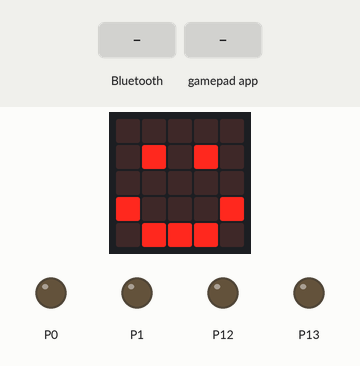
Recording of a program running on a simulated BBC micro:bit (MakeCode). Shown: the board's 5×5 LED display, output pins drawn as LEDs (lit = HIGH). The inputs (shaded band) are chosen by the test bench.

Above: at 1.8 s.
1.9 s: a phone connects over Bluetooth
At 2.2 s:
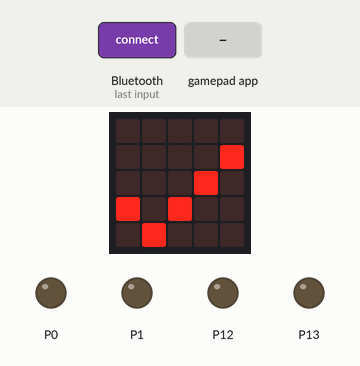
3.4 s: a phone disconnects over Bluetooth
At 4.5 s:
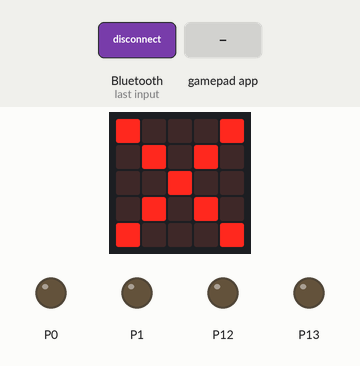
4.9 s: gamepad app sends 1_DOWN
At 5.6 s:
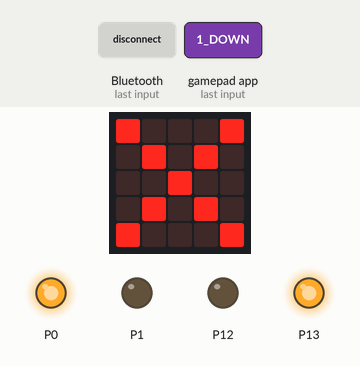
6.4 s: gamepad app sends 2_DOWN
At 6.8 s:
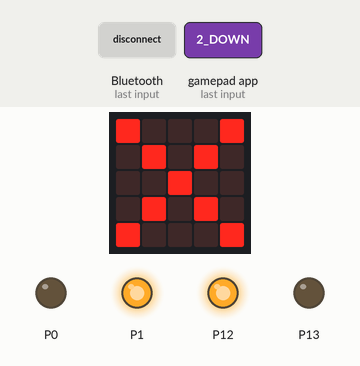
7.9 s: gamepad app sends 3_DOWN
At 9.1 s:
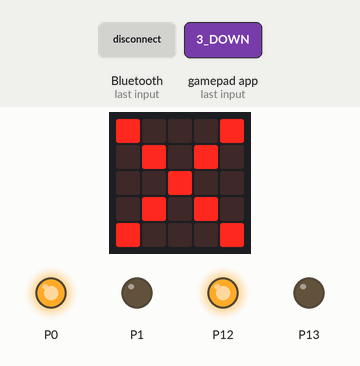
9.4 s: gamepad app sends 4_DOWN
At 10.3 s:
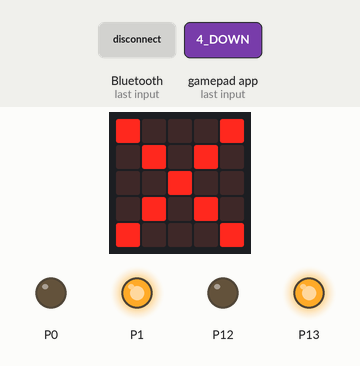
Timing chart, 0 to 11.9 s (numbered marks = the images above; inputs shaded):
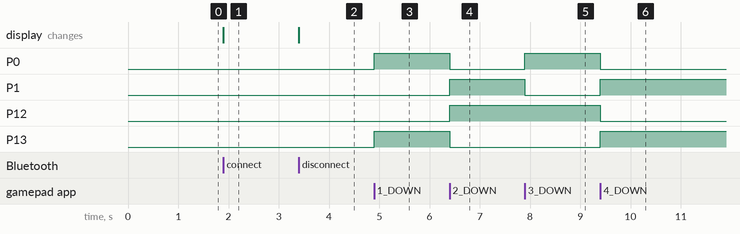

Measured:
- after the input at 1.9 s, the display: changes at once (image 1)
- after the input at 3.4 s, the display: changes at once (image 2)
- after the input at 4.9 s, P0, P13: LOW → HIGH at once
- after the input at 6.4 s, P0, P13: HIGH → LOW at once; P1, P12: LOW → HIGH at once
- after the input at 7.9 s, P0: LOW → HIGH at once; P1: HIGH → LOW at once
- after the input at 9.4 s, P0, P12: HIGH → LOW at once; P1, P13: LOW → HIGH at once

The program:

main.ts
```typescript
function Tourne_Gauche () {
    pins.digitalWritePin(DigitalPin.P0, 0)
    pins.digitalWritePin(DigitalPin.P1, 1)
    pins.digitalWritePin(DigitalPin.P13, 1)
    pins.digitalWritePin(DigitalPin.P12, 0)
}
bluetooth.onBluetoothConnected(function () {
    basic.showIcon(IconNames.Yes)
})
function Tourne_Droite () {
    pins.digitalWritePin(DigitalPin.P0, 1)
    pins.digitalWritePin(DigitalPin.P1, 0)
    pins.digitalWritePin(DigitalPin.P13, 0)
    pins.digitalWritePin(DigitalPin.P12, 1)
}
bluetooth.onBluetoothDisconnected(function () {
    basic.showIcon(IconNames.No)
})
function Reculer () {
    pins.digitalWritePin(DigitalPin.P0, 0)
    pins.digitalWritePin(DigitalPin.P1, 1)
    pins.digitalWritePin(DigitalPin.P13, 0)
    pins.digitalWritePin(DigitalPin.P12, 1)
}
function Avancer () {
    pins.digitalWritePin(DigitalPin.P0, 1)
    pins.digitalWritePin(DigitalPin.P1, 0)
    pins.digitalWritePin(DigitalPin.P13, 1)
    pins.digitalWritePin(DigitalPin.P12, 0)
}
control.onEvent(EventBusSource.MES_DPAD_CONTROLLER_ID, EventBusValue.MICROBIT_EVT_ANY, function () {
    if (control.eventValue() == EventBusValue.MES_DPAD_BUTTON_1_DOWN) {
        Avancer()
    }
    if (control.eventValue() == EventBusValue.MES_DPAD_BUTTON_1_UP) {
        Stop()
    }
    if (control.eventValue() == EventBusValue.MES_DPAD_BUTTON_2_DOWN) {
        Reculer()
    }
    if (control.eventValue() == EventBusValue.MES_DPAD_BUTTON_2_UP) {
        Stop()
    }
    if (control.eventValue() == EventBusValue.MES_DPAD_BUTTON_3_DOWN) {
        Tourne_Droite()
    }
    if (control.eventValue() == EventBusValue.MES_DPAD_BUTTON_3_UP) {
        Stop()
    }
    if (control.eventValue() == EventBusValue.MES_DPAD_BUTTON_4_DOWN) {
        Tourne_Gauche()
    }
    if (control.eventValue() == EventBusValue.MES_DPAD_BUTTON_4_UP) {
        Stop()
    }
})
function Stop () {
    pins.digitalWritePin(DigitalPin.P0, 0)
    pins.digitalWritePin(DigitalPin.P1, 0)
    pins.digitalWritePin(DigitalPin.P13, 0)
    pins.digitalWritePin(DigitalPin.P12, 0)
}
basic.showIcon(IconNames.Happy)
```

test.ts
```typescript
// les tests vont ici ; cela ne sera pas compilé si ce paquet est utilisé en tant qu'extension.
```
